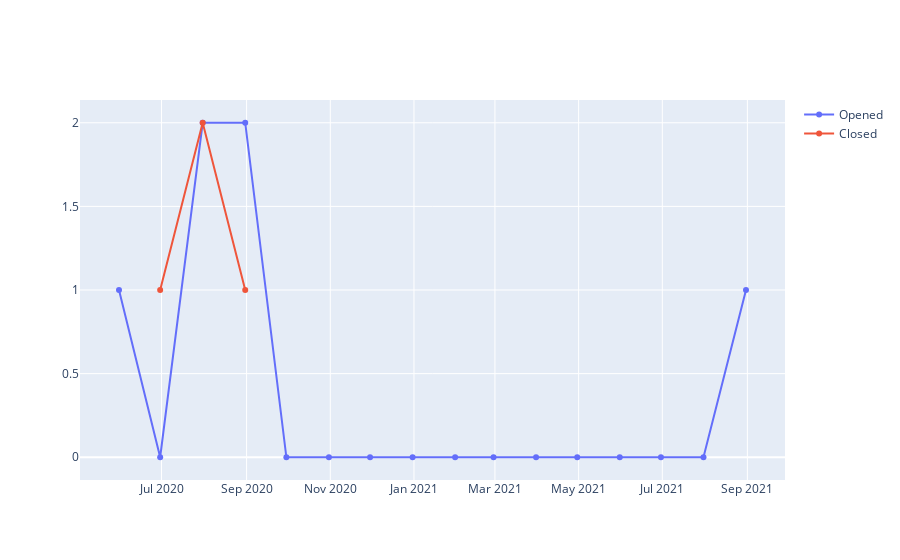

Notebook cell for this chart:
### Code cell
# Plot issues history
# How to overlay multiple graphs:
# https://stackoverflow.com/q/60372991/186904

issues_history_plot = go.Figure()

issues_history_plot.add_trace(
    go.Scatter(
        x=issues_created_yearmonth_df["createdAt"], 
        y=issues_created_yearmonth_df["created"], 
        name="Opened"
    )
)


issues_history_plot.add_trace(
    go.Scatter(
        x=issues_closed_yearmonth_df["closedAt"], 
        y=issues_closed_yearmonth_df["closed"], 
        name="Closed"
    )
)

issues_history_plot.show()

### Figure 1 — Plotly figure (JSON) as saved in the notebook; plotly's stock layout.template omitted (floating-point values rounded to 4 significant figures)
{"data": [{"name": "Opened", "type": "scatter", "x": ["2020-05-31T00:00:00", "2020-06-30T00:00:00", "2020-07-31T00:00:00", "2020-08-31T00:00:00", "2020-09-30T00:00:00", "2020-10-31T00:00:00", "2020-11-30T00:00:00", "2020-12-31T00:00:00", "2021-01-31T00:00:00", "2021-02-28T00:00:00", "2021-03-31T00:00:00", "2021-04-30T00:00:00", "2021-05-31T00:00:00", "2021-06-30T00:00:00", "2021-07-31T00:00:00", "2021-08-31T00:00:00"], "y": [1, 0, 2, 2, 0, 0, 0, 0, 0, 0, 0, 0, 0, 0, 0, 1]}, {"name": "Closed", "type": "scatter", "x": ["2020-06-30T00:00:00", "2020-07-31T00:00:00", "2020-08-31T00:00:00"], "y": [1, 2, 1]}], "layout": {}}
